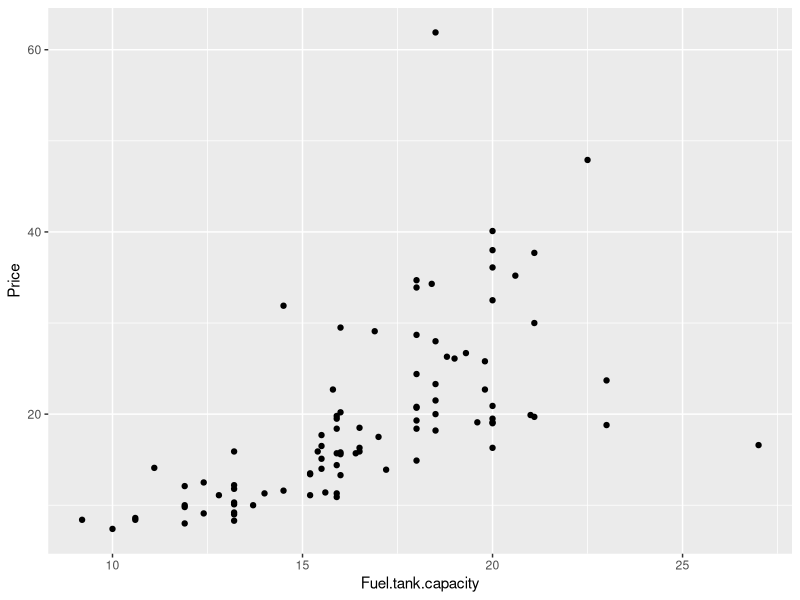
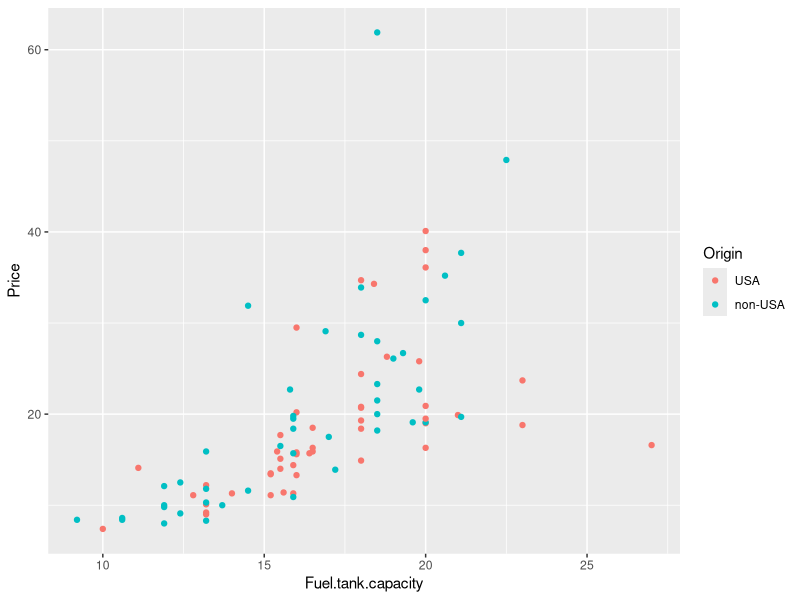
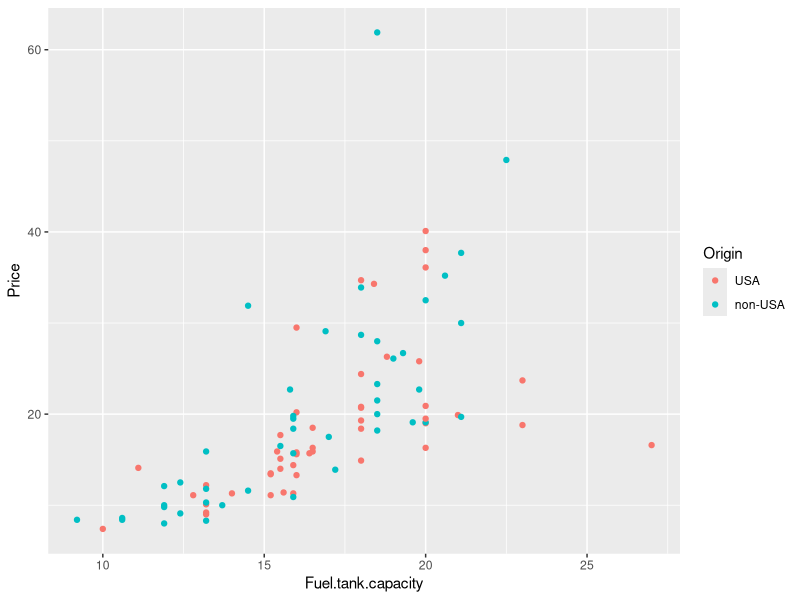
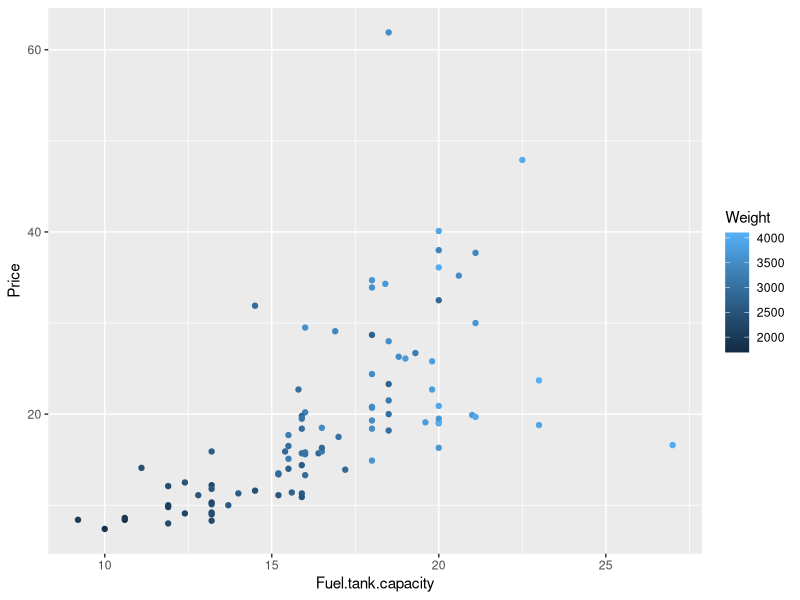
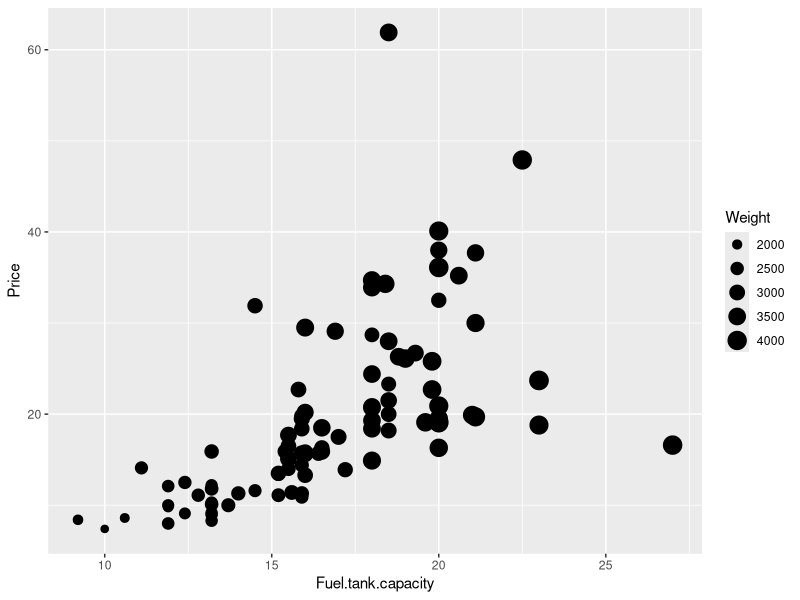
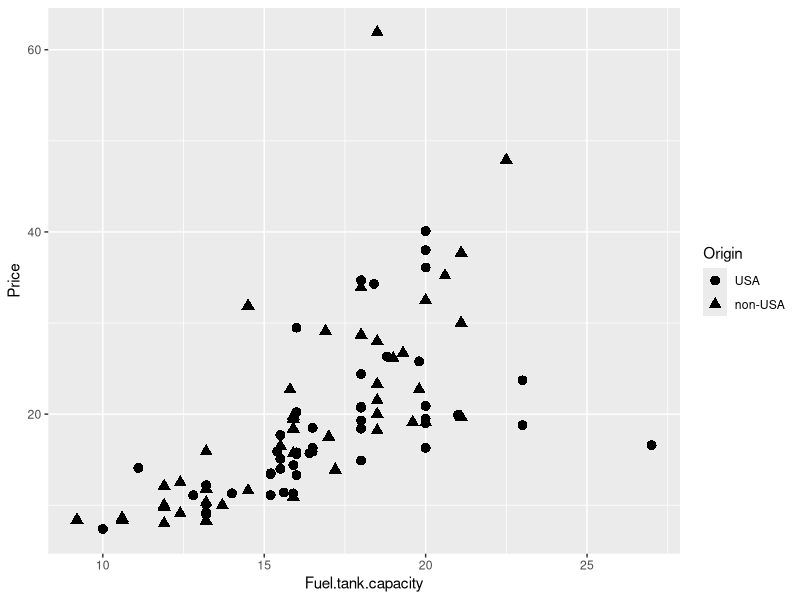
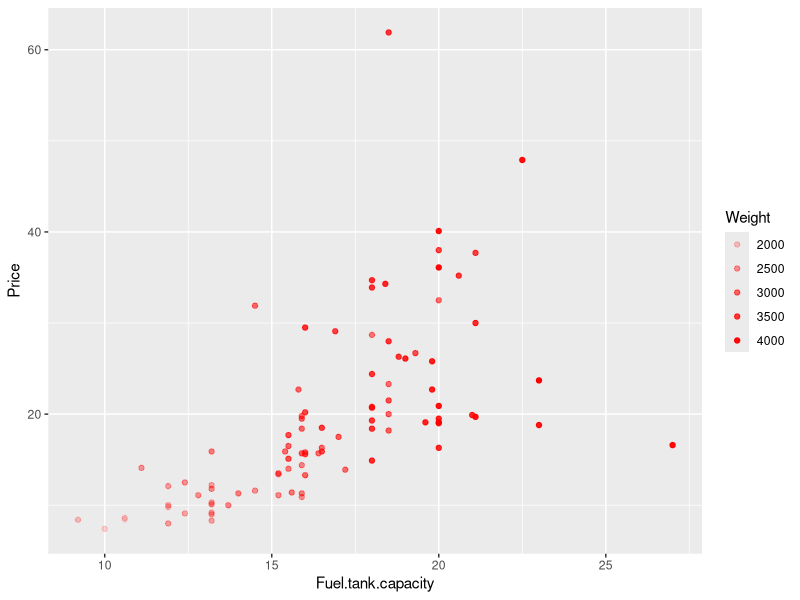
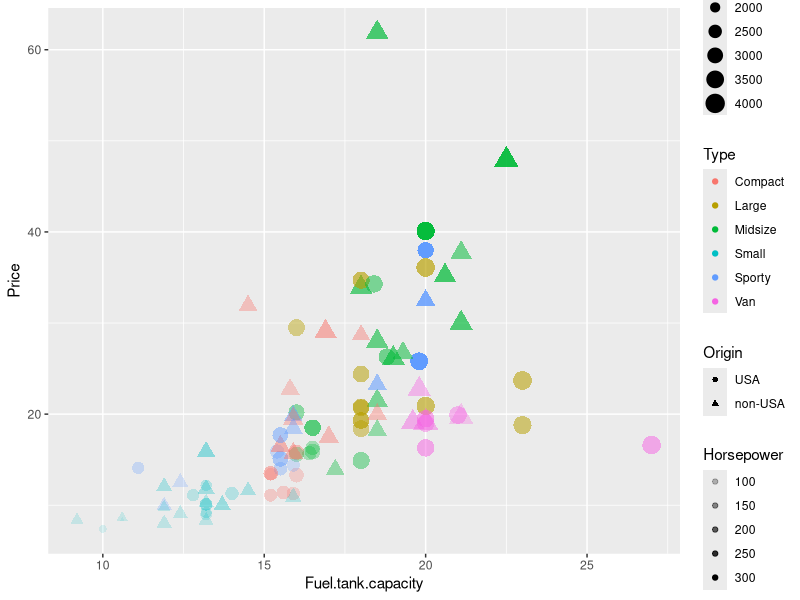

Write R code to recreate these figures, in order.
## ---- chunk 1
library(MASS)
library(ggplot2)
data(Cars93)
#head(Cars93)

ggplot(Cars93, aes(x = Fuel.tank.capacity, y = Price)) + 
  geom_point()

## ---- chunk 2
ggplot(Cars93, aes(x = Fuel.tank.capacity, y = Price)) + 
  geom_point(aes(color = Origin))

ggplot(Cars93, aes(x = Fuel.tank.capacity, y = Price, color = Origin)) + 
  geom_point()
## ---- chunk 3
ggplot(Cars93, aes(x = Fuel.tank.capacity, y = Price, color = Weight)) + 
  geom_point()
## ---- chunk 4
ggplot(Cars93, aes(x = Fuel.tank.capacity, y = Price, size = Weight)) + 
  geom_point()
## ---- chunk 5
ggplot(Cars93, aes(x = Fuel.tank.capacity, y = Price, shape = Origin)) + 
  geom_point(size = 3)
## ---- chunk 6
ggplot(Cars93, aes(x = Fuel.tank.capacity, y = Price, alpha = Weight)) + 
  geom_point(color = "red")
## ---- chunk 7
ggplot(Cars93, aes(x = Fuel.tank.capacity, y = Price, size = Weight, 
                     color = Type, shape = Origin, alpha = Horsepower)) + 
  geom_point()
## ---- chunk 8
ggplot(Cars93, aes(x = Fuel.tank.capacity, y = Price)) + 
  geom_point(color="black", size = 5) +
  geom_point(color="pink", size = 4) +
  geom_point(aes(shape = Origin))
## ---- chunk 9
ggplot(Cars93, aes(x = Fuel.tank.capacity, y = Price)) + 
  geom_point() + 
  geom_smooth(method = lm, se = FALSE)
## ---- chunk 10
ggplot(Cars93, aes(x = Fuel.tank.capacity, y = Price)) + 
  geom_point() + 
  geom_smooth(method = lm, se = TRUE)
## ---- chunk 11
ggplot(Cars93, aes(x = Fuel.tank.capacity, y = log(Price))) + 
  geom_point()

ggplot(Cars93, aes(x = Fuel.tank.capacity, y = Price)) + 
  geom_point() + 
  scale_y_log10()
## ---- chunk 12
ggplot(Cars93, aes(x = Fuel.tank.capacity, y = log(Price))) + 
  geom_point() + 
  geom_smooth(method = lm, se = FALSE)
## ---- chunk 13
ggplot(Cars93, aes(x = Fuel.tank.capacity, y = log(Price))) + 
  geom_point() + 
  geom_smooth(method = lm, se = TRUE)
## ---- chunk 14
ggplot(Cars93, aes(x = Fuel.tank.capacity, y = log(Price))) + 
  geom_point() + 
  stat_smooth(method = lm, se = TRUE, level = 0.9)

ggplot(Cars93, aes(x = Fuel.tank.capacity, y = log(Price))) + 
  geom_point() + 
  stat_smooth(method = lm, se = TRUE, level = 0.99)
## ---- chunk 15
ggplot(Cars93, aes(x = Fuel.tank.capacity, y = Price)) + 
  geom_point() + 
  geom_smooth(method = loess, se = TRUE)
## ---- chunk 16
ggplot(Cars93, aes(x = Fuel.tank.capacity, y = log(Price))) +
  geom_smooth(method = loess, se = TRUE)
## ---- chunk 17
ggplot(Cars93, aes(x = Fuel.tank.capacity, y = log(Price))) +
  geom_smooth(method = loess, se = TRUE, fill = "blue", 
              color = "darkblue", size = 2, alpha = 0.2)
